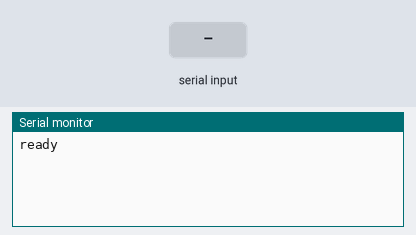
A sketch run on a simulated Arduino Uno, built with avr-gcc and run on an emulated ATmega328P. Parts: the last lines printed to the serial monitor. The inputs (shaded band) are chosen by the test bench.

Above: at 1.2 s.
1.3 s: "1" received over Serial
At 2.8 s:
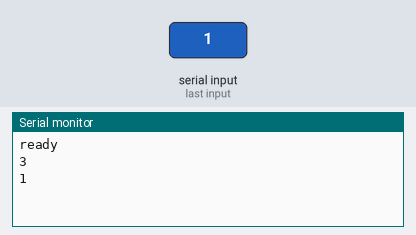
3.8 s: "0" received over Serial
At 5.2 s:
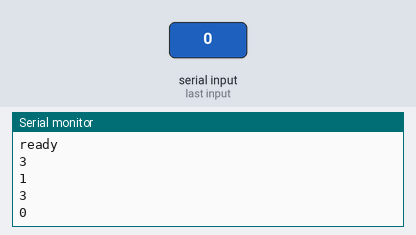
5.3 s: "2" received over Serial
At 7.1 s:
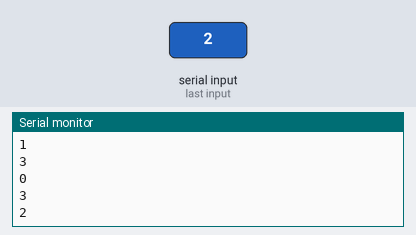
Timing chart, 0 to 8.6 s (numbered marks = the images above; inputs shaded):
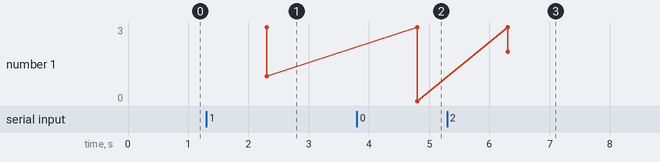

Measured:
- after the input at 1.3 s, the serial monitor: prints a new line after 1.0 s (image 1)
- after the input at 3.8 s, the serial monitor: prints a new line after 1.0 s (image 2)
- after the input at 5.3 s, the serial monitor: prints a new line after 1.0 s (image 3)
- plotted number 1: 1 → 0 after the input at 3.8 s, 0 → 2 after the input at 5.3 s

The sketch:

ArduinoBasic.ino
```cpp
typedef struct Token {
  byte type;
  char value[6];
} token;

#define MAX_LENGTH 20

char input[MAX_LENGTH];
char result[MAX_LENGTH];
Token tokens[MAX_LENGTH];
String lineString;

void setup() {
  Serial.begin(9600);
  Serial.println("ready");
}

void loop() {

  memset(input, NULL, MAX_LENGTH);
  memset(result, NULL, MAX_LENGTH);
  memset(tokens, NULL, MAX_LENGTH*sizeof(Token));

  if(Serial.available()){
    readIn();
    parseCommand();
  }
}

void sendOut(){
  Serial.println(result);
}

void readIn(){
  Serial.readString().toCharArray(input, MAX_LENGTH);
}

void parseCommand(){
  tokenizer();

}

void tokenizer(){

  byte iteration = 0;
  byte stringifying = 0;

  char buf[5];
  byte prev;
  byte holder;

  memcpy(buf, NULL, 6);
  lineString = "";

  for(byte i; i<MAX_LENGTH && input[i]!=NULL; i++){

    byte entry = 0;

    memcpy(buf, NULL, 6);

    holder = typeOf(input[i]);
    if(!i) prev = typeOf(input[i]);

    while((holder == prev || prev == B100 || stringifying) && input[i]!=NULL){
      if(holder == B100){
        stringifying = !stringifying;
      }
      else if(!stringifying){
        buf[entry++] = input[i];
        buf[entry] = NULL;
      }
      if(stringifying && holder != B100) lineString += input[i];
      prev = holder;
      holder = typeOf(input[++i]);
    }

    if(prev != B100 && buf[0] != NULL){
      Token temp;
      temp.type = prev;
      strcpy(temp.value, buf);

      Serial.println(temp.type);

      tokens[iteration] = temp;
    }
    else if(stringifying){
      Serial.println("Bad Syntax");
    }
    else{
      Serial.println("String: "+lineString);
    }

    prev = holder;
    iteration++;
    i--;
  }

  int i = 0;

  while(i<MAX_LENGTH){
    strcpy(result, tokens[i++].value);
    sendOut();
  }

}

byte typeOf(char val){
  (byte) val;

  /*Token types:
   * speciall = 000b
   * op = 001b
   * chr = 010b
   * num = 011b
   * str = 100b
   */

  if(val <= 0x20){return B00;}
  else if(val == 0x22){return B100;}
  else if(val <= 0x2F){return B01;}
  else if(val <= 0x39){return B11;}
  else if(val <= 0x40){return B01;}
  else if(val <= 0x5A){return B10;}
  else if(val <= 0x60){return B01;}
  else if(val <= 0x7A){return B10;}

  return B01;

}
```
